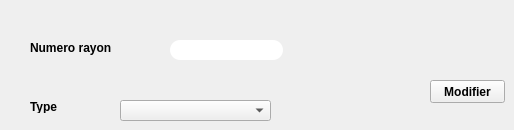
     <widget class="QWidget" name="tab_16">
      <attribute name="title">
       <string>Modifier rayon</string>
      </attribute>
      <widget class="QLineEdit" name="lineEdit_Num_3">
       <property name="geometry">
        <rect>
         <x>170</x>
         <y>40</y>
         <width>113</width>
         <height>20</height>
        </rect>
       </property>
       <property name="font">
        <font>
         <weight>75</weight>
         <bold>true</bold>
        </font>
       </property>
       <property name="styleSheet">
        <string notr="true">border-radius:10px;
background-color: rgb(255, 255, 255);</string>
       </property>
       <property name="clearButtonEnabled">
        <bool>true</bool>
       </property>
      </widget>
      <widget class="QPushButton" name="pushButton_Modifier_r">
       <property name="geometry">
        <rect>
         <x>430</x>
         <y>80</y>
         <width>75</width>
         <height>23</height>
        </rect>
       </property>
       <property name="font">
        <font>
         <weight>75</weight>
         <bold>true</bold>
        </font>
       </property>
       <property name="text">
        <string>Modifier</string>
       </property>
      </widget>
      <widget class="QLabel" name="label_Num_3">
       <property name="geometry">
        <rect>
         <x>30</x>
         <y>40</y>
         <width>101</width>
         <height>16</height>
        </rect>
       </property>
       <property name="font">
        <font>
         <weight>75</weight>
         <bold>true</bold>
        </font>
       </property>
       <property name="text">
        <string>Numero rayon</string>
       </property>
      </widget>
      <widget class="QComboBox" name="comboBox_Type_3">
       <property name="geometry">
        <rect>
         <x>120</x>
         <y>100</y>
         <width>151</width>
         <height>21</height>
        </rect>
       </property>
       <property name="font">
        <font>
         <weight>75</weight>
         <bold>true</bold>
        </font>
       </property>
      </widget>
      <widget class="QLabel" name="label_Type_3">
       <property name="geometry">
        <rect>
         <x>30</x>
         <y>100</y>
         <width>47</width>
         <height>13</height>
        </rect>
       </property>
       <property name="font">
        <font>
         <weight>75</weight>
         <bold>true</bold>
        </font>
       </property>
       <property name="text">
        <string>Type</string>
       </property>
      </widget>
     </widget>
